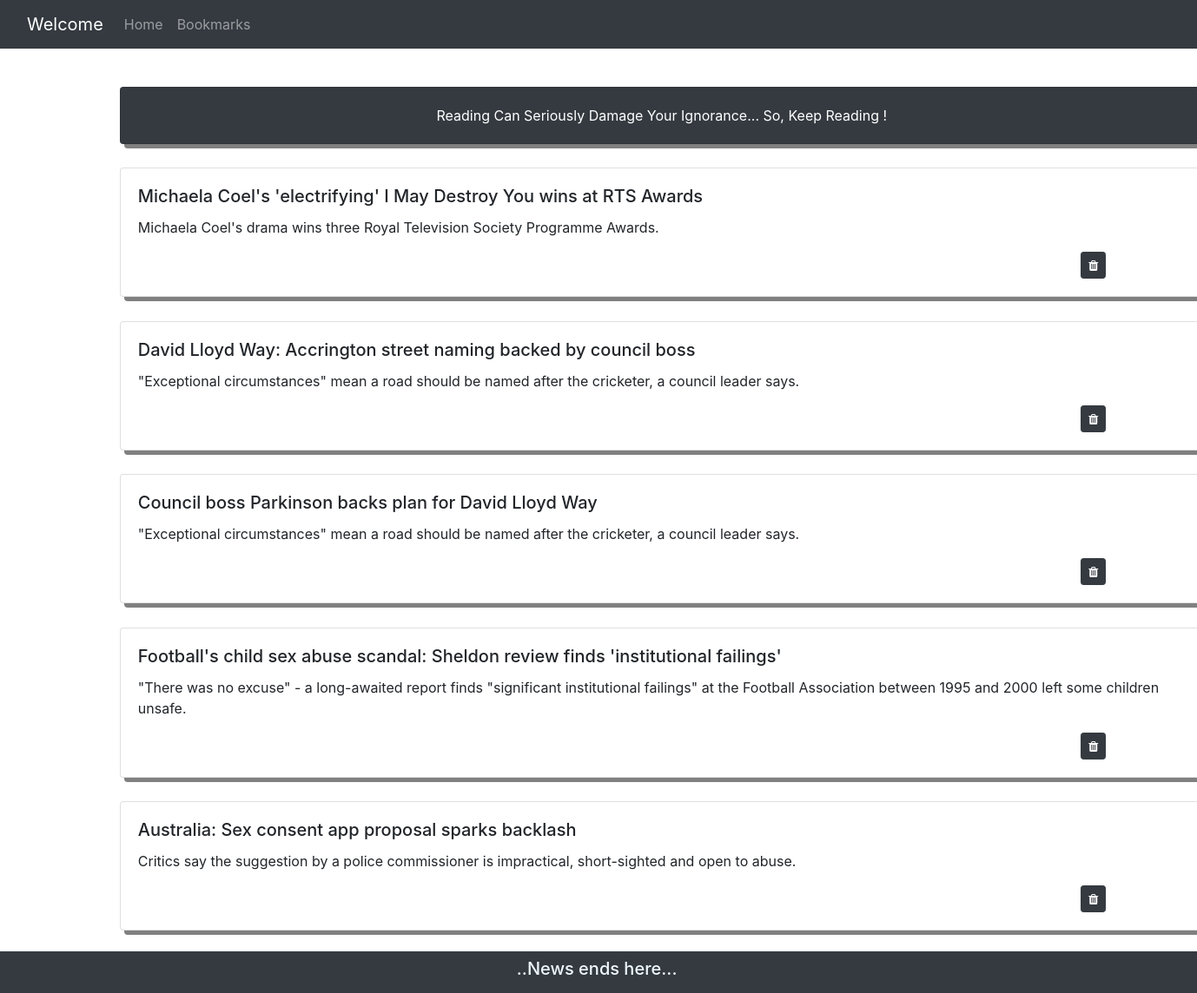
The app's page /bookmarked (signed in) with its own data.
### tables this page shows
CREATE TABLE article (articleid INTEGER PRIMARY KEY AUTOINCREMENT,headline TEXT NOT NULL,summary TEXT NOT NULL, published_date DATETIME NOT NULL,url TEXT NOT NULL,image_url TEXT NOT NULL,news_source TEXT NOT NULL, count INTEGER);

### app.py (the view)
@app.route('/bookmarked')
def bookmarked():
    userid = session['username']
    con = sqlite3.connect("aggregatefeed.db")
    con.row_factory = sqlite3.Row
    cur = con.cursor()
    cur.execute("select * from article where articleid in (select article_id from bookmarked where user_id=(?))", (userid,))
    rows = cur.fetchall()
    return render_template('bookmarked.html',rows= rows)

### templates/bookmarked.html (shortened to what this page needs)
{%extends 'base.html' %}
   {% block body %}
            {% for row in rows %}
                <div class="card" style="width: 78rem; margin-left: 10%; margin-top:2%;">
                    <div class="card-body">
                    <h5 class="card-title">{{ row.headline }}</h5>
                    <p class="card-text">{{ row.summary }}</p>
                    <form action = "/delete_bookmarked" method = "POST">
                        <button type="submit" class="btn btn-dark btn-sm" style="margin-left:90%"><i class="fa fa-trash" aria-hidden="true"></i></button>
                    </form>
                    </div>
                </div>
            {%endfor%}
   {%endblock%}

### templates/base.html (shortened to what this page needs)
<!DOCTYPE html>
<html lang="en">
<head>
    <link rel="stylesheet" href="https://maxcdn.bootstrapcdn.com/bootstrap/4.0.0/css/bootstrap.min.css">
    <link rel="stylesheet" href="https://cdnjs.cloudflare.com/ajax/libs/font-awesome/4.7.0/css/font-awesome.min.css">
    <link rel="stylesheet" href="\static\js\main.js">
    <link rel="stylesheet" type="text/css" href="\static\css\main.css">
</head>
<body>
    <nav class="navbar navbar-expand-lg navbar-dark bg-dark fixed-top">
          <div class="container-fluid">
              <a class="navbar-brand" href="#">Welcome </a>
                <div class="collapse navbar-collapse" id="navbarText">
                  <ul class="navbar-nav me-auto mb-2 mb-lg-0">
                    <li class="nav-item">
                      <a class="nav-link" aria-current="page" href="http://127.0.0.1:5000/home">Home</a>
                    </li>
                    <li class="nav-item">
                      <a class="nav-link" href="http://127.0.0.1:5000/bookmarked">Bookmarks</a>
                    </li>
                    <li class="nav-item">
                    </li>
                  </ul>
                </div>
          </div>
      </nav>
        <br>
        <br>
        <br>
        <div class="card text-white bg-dark mb-3" style="width: 78rem; margin-left: 10%; margin-top:2%;">
          <div class="card-body" style="text-align: center;">
            Reading Can Seriously Damage Your Ignorance... So, Keep Reading !
          </div>
        </div>
        {% block body %} {%endblock%}
          <br>
    <footer>
      <nav class="navbar navbar-expand-lg navbar-dark bg-dark">
          <h5 style="color: aliceblue;margin-left: 43%;">..News ends here... </h5>
       </nav>
    </footer>
</body>
</html>

### static/css/main.css (style rules this page uses)
.card { box-shadow: 5px 5px grey; }

### records on screen
article: headline "Michaela Coel's 'electrifying' I May Destroy You wins at RTS Awards", summary "Michaela Coel's drama wins three Royal Television Society Programme Awards."
article: headline "David Lloyd Way: Accrington street naming backed by council boss", summary "\"Exceptional circumstances\" mean a road should be named after the cricketer, a council leader says."
article: headline "Council boss Parkinson backs plan for David Lloyd Way", summary "\"Exceptional circumstances\" mean a road should be named after the cricketer, a council leader says."
article: headline "Football's child sex abuse scandal: Sheldon review finds 'institutional failings'", summary "\"There was no excuse\" - a long-awaited report finds \"significant institutional failings\" at the Football Association between 1995 and 2000 left some children unsafe."
article: headline "Australia: Sex consent app proposal sparks backlash", summary "Critics say the suggestion by a police commissioner is impractical, short-sighted and open to abuse."
